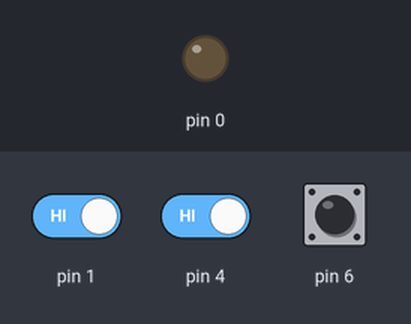
Simulated run of this sketch. Board: Arduino Uno, built for the host (arithmetic inside an expression is 32-bit, double 64-bit). Parts: output pins drawn as LEDs (lit = HIGH). The inputs (shaded band) are chosen by the test bench; at power-on: pin 1 HIGH, pin 4 HIGH, pin 6 HIGH. Pins used as bus, display or sensor lines are not drawn.

Above: at 1.2 s.
1.3 s: pin 1 driven LOW and pin 4 driven LOW
At 1.9 s:
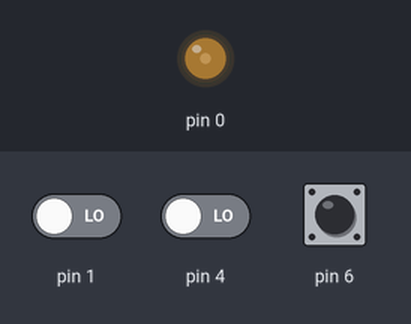
2.8 s: pin 6 pulled LOW for 0.15 s
At 2.92 s:
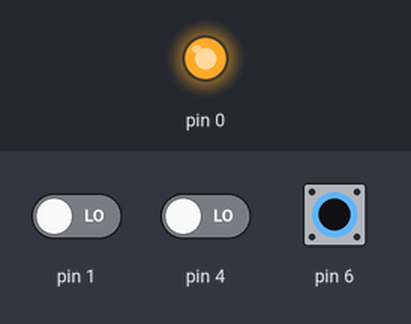
4.4 s: pin 1 driven HIGH
At 5.4 s:
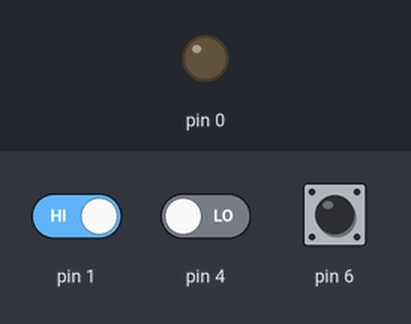
5.9 s: pin 1 driven LOW
At 6.6 s:
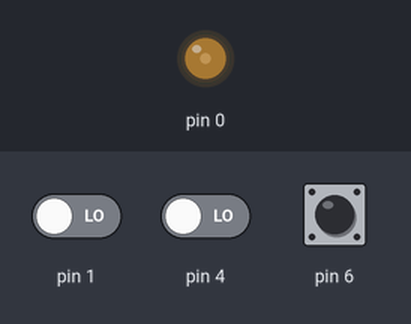
7.4 s: pin 4 driven HIGH
At 8.5 s:
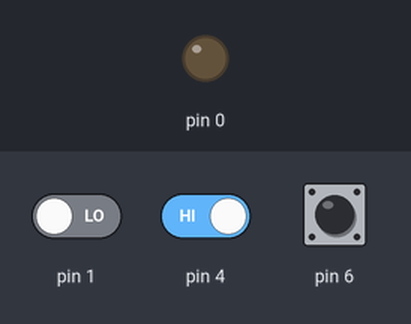
8.9 s: pin 4 driven LOW
At 10.1 s:
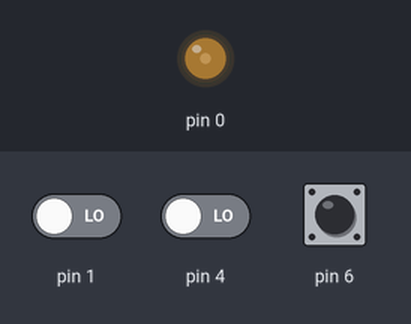
Timing chart, 0 to 11.4 s (numbered marks = the images above; inputs shaded):
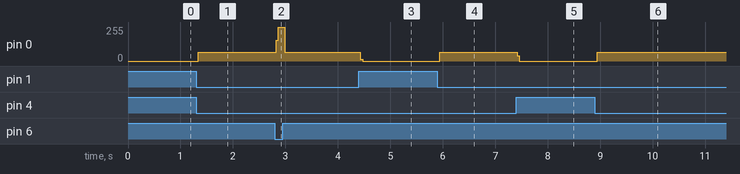

The sketch:

Aufgabe_Parkhaus.ino
```cpp
/*
   Name: Jakob Waldmann
   Klasse: 13/3
   Gruppe: B
   Datum: 11.09.2023
   Aufgabe: Parkhaus

*/

#define PE PB0  //Parkkartenentnahem
#define ES PB1  //Signal Einfahrtssensor
#define LS PB4  //Lichtschranke
#define UN PB6  //Unten
#define OB PB7  //Oben
#define Mauf PC7  //Motor auf
#define Mab PC0   //Motor ab

#define Schranke_unten 0
#define Schranke_hoch 1
#define Schranke_oben 2
#define Schranke_runter 3

int Zustand = Schranke_unten;

void setup() {
  INIT();
  attachInterrupt(digitalPinToInterrupt(LS), ISR_LS, RISING);

  pinMode(Mauf, OUTPUT);
  pinMode(Mab, OUTPUT);
}

void loop() {
  switch (Zustand) {
    case Schranke_unten:
      digitalWrite(Mab, 0);
      digitalWrite(Mauf, 0);
      if (digitalRead(PE) == 0)Zustand = Schranke_hoch;
      break;
    case Schranke_hoch:
      digitalWrite(Mauf, 1);
      if (digitalRead(OB) == 1)Zustand = Schranke_oben;
      break;
    case Schranke_oben:
      digitalWrite(Mab, 0);
      digitalWrite(Mauf, 0);
      if (digitalRead(ES) == 0 && digitalRead(LS) == 0)Zustand = Schranke_runter;
      break;
    case Schranke_runter:
      digitalWrite(Mab, 1);
      if (digitalRead(UN) == 1)Zustand = Schranke_unten;
      break;
  }
}

void ISR_LS() {
  if(Zustand = Schranke_runter) Zustand = Schranke_hoch;
}
```

Init.ino
```cpp
void INIT(void){
  int PORT_BO[] = {PB0,PB1,PB2,PB3}; //DIP-Schalter / Taster
  int PORT_BI[] = {PB4,PB5,PB6,PB7};
  int PORT_CL[] = {PC0,PC1,PC2,PC3,PC4,PC5,PC6,PC7}; // LEDS

  for(int i=0; i<8; i++){ //sizeof(PORT_BL)/sizeof(PORT_BL[0])
    pinMode(PORT_CL[i], OUTPUT);
  }
  for(int i=0; i<4; i++){ //sizeof(PORT_BL)/sizeof(PORT_BL[0])
    pinMode(PORT_BO[i], INPUT_PULLUP);
    pinMode(PORT_BI[i], INPUT_PULLUP);
  }
}
```

Measured:
- after the input at 1.3 s, pin 0: 0/255 → 66/255 at once
- after the input at 2.8 s, pin 0: 66/255 → 255/255 at once, → 66/255 0.17 s later
- after the input at 4.4 s, pin 0: 66/255 → 0/255 at once
- after the input at 5.9 s, pin 0: 0/255 → 66/255 at once
- after the input at 7.4 s, pin 0: 66/255 → 0/255 at once
- after the input at 8.9 s, pin 0: 0/255 → 66/255 at once
